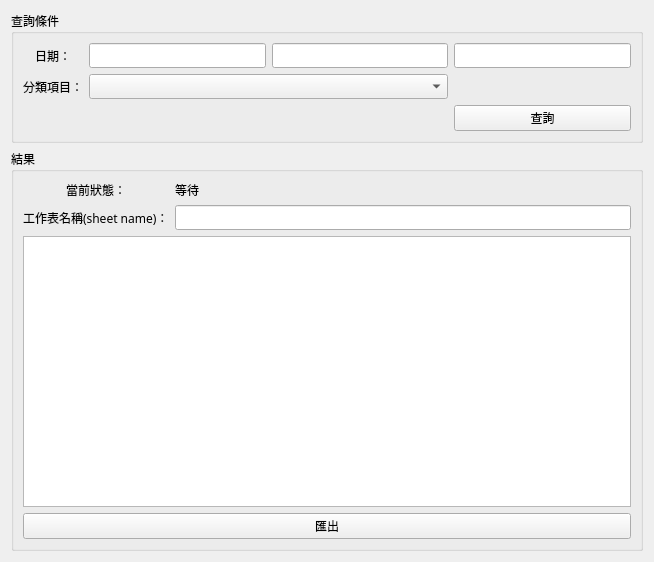
<?xml version="1.0" encoding="UTF-8"?>
<ui version="4.0">
 <class>WidgetDayReport</class>
 <widget class="QWidget" name="WidgetDayReport">
  <property name="geometry">
   <rect>
    <x>0</x>
    <y>0</y>
    <width>654</width>
    <height>562</height>
   </rect>
  </property>
  <property name="font">
   <font>
    <family>微軟正黑體</family>
   </font>
  </property>
  <property name="windowTitle">
   <string>Form</string>
  </property>
  <layout class="QGridLayout" name="gridLayout_4">
   <item row="0" column="0">
    <widget class="QGroupBox" name="groupBox">
     <property name="title">
      <string>查詢條件</string>
     </property>
     <layout class="QGridLayout" name="gridLayout_3">
      <item row="0" column="0">
       <layout class="QGridLayout" name="gridLayout">
        <item row="1" column="2">
         <widget class="QLineEdit" name="lineEdit_mm">
          <property name="alignment">
           <set>Qt::AlignRight|Qt::AlignTrailing|Qt::AlignVCenter</set>
          </property>
         </widget>
        </item>
        <item row="1" column="3">
         <widget class="QLineEdit" name="lineEdit_dd">
          <property name="alignment">
           <set>Qt::AlignRight|Qt::AlignTrailing|Qt::AlignVCenter</set>
          </property>
         </widget>
        </item>
        <item row="1" column="0">
         <widget class="QLabel" name="label">
          <property name="text">
           <string>日期：</string>
          </property>
          <property name="alignment">
           <set>Qt::AlignCenter</set>
          </property>
         </widget>
        </item>
        <item row="2" column="0">
         <widget class="QLabel" name="label_2">
          <property name="text">
           <string>分類項目：</string>
          </property>
          <property name="alignment">
           <set>Qt::AlignCenter</set>
          </property>
         </widget>
        </item>
        <item row="1" column="1">
         <widget class="QLineEdit" name="lineEdit_yy">
          <property name="alignment">
           <set>Qt::AlignRight|Qt::AlignTrailing|Qt::AlignVCenter</set>
          </property>
         </widget>
        </item>
        <item row="2" column="1" colspan="2">
         <widget class="QComboBox" name="comboBox"/>
        </item>
        <item row="3" column="3">
         <widget class="QPushButton" name="pushButton_search">
          <property name="text">
           <string>查詢</string>
          </property>
         </widget>
        </item>
       </layout>
      </item>
     </layout>
    </widget>
   </item>
   <item row="1" column="0">
    <widget class="QGroupBox" name="groupBox_2">
     <property name="title">
      <string>結果</string>
     </property>
     <layout class="QVBoxLayout" name="verticalLayout">
      <item>
       <layout class="QGridLayout" name="gridLayout_2">
        <item row="0" column="1">
         <widget class="QLabel" name="label_status">
          <property name="text">
           <string>等待</string>
          </property>
         </widget>
        </item>
        <item row="0" column="0">
         <widget class="QLabel" name="label_4">
          <property name="text">
           <string>當前狀態：</string>
          </property>
          <property name="alignment">
           <set>Qt::AlignCenter</set>
          </property>
         </widget>
        </item>
        <item row="1" column="0">
         <widget class="QLabel" name="label_3">
          <property name="text">
           <string>工作表名稱(sheet name)：</string>
          </property>
         </widget>
        </item>
        <item row="1" column="1">
         <widget class="QLineEdit" name="lineEdit"/>
        </item>
       </layout>
      </item>
      <item>
       <widget class="QTableView" name="tableView"/>
      </item>
      <item>
       <widget class="QPushButton" name="pushButton_export">
        <property name="text">
         <string>匯出</string>
        </property>
       </widget>
      </item>
     </layout>
    </widget>
   </item>
  </layout>
 </widget>
 <resources/>
 <connections/>
</ui>
